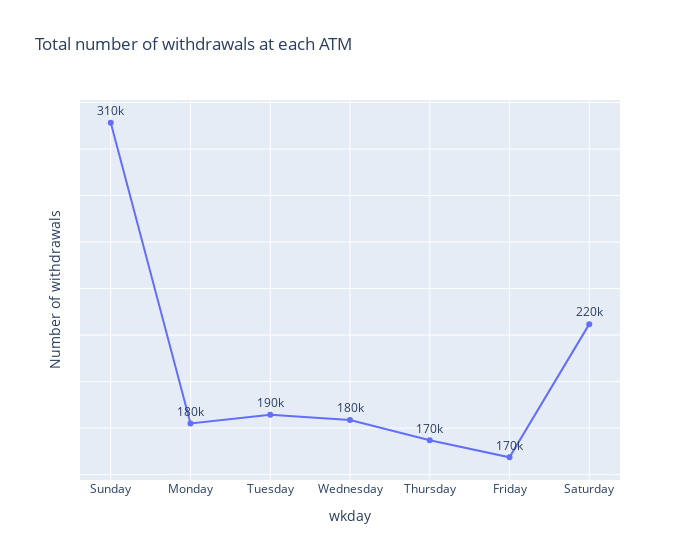
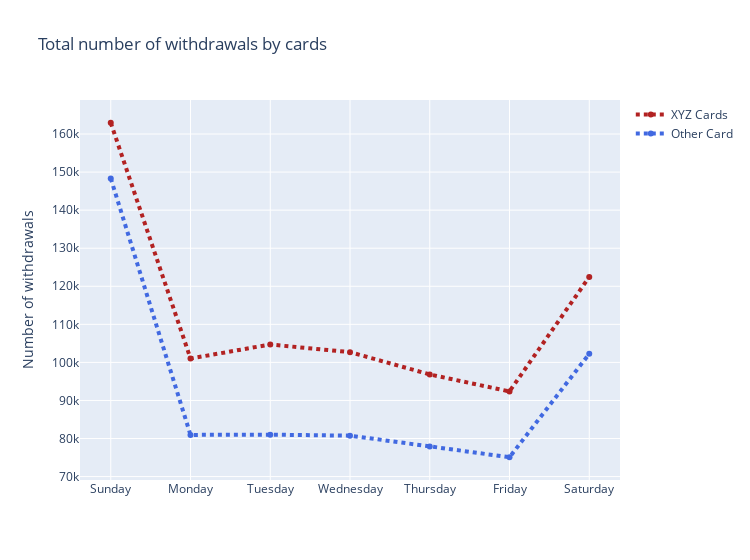
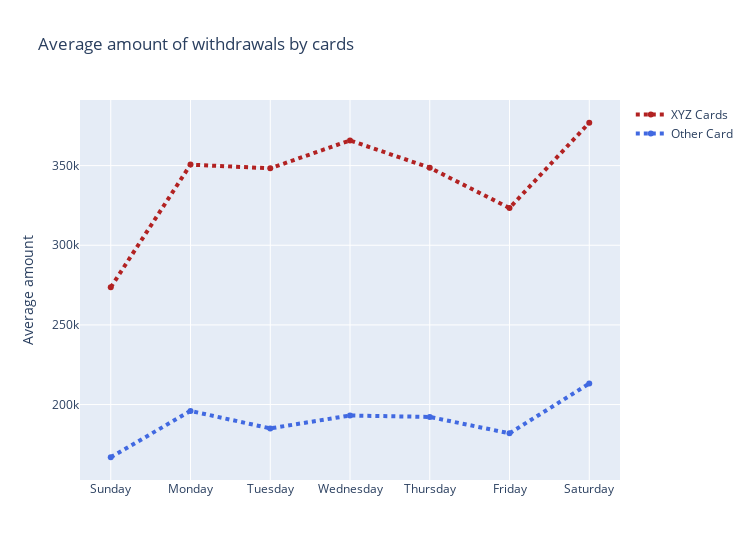

The code cell stored with these charts, in order, in its notebook:
### Code cell
trace = px.line(atms,
                x=atms.index,
                y='no_of_withdrawals', width=700,
                markers=True, text='no_of_withdrawals',
                title= 'Total number of withdrawals at each ATM',
                labels={'atm_name':'', 'no_of_withdrawals':'Number of withdrawals'})

trace.update_yaxes(showticklabels=False)
trace.update_traces(texttemplate='%{text:.2s}', textposition='top center')
trace.show()

fig = go.Figure()

fig.add_trace(go.Scatter(x=atms.index, y=atms.xyz_card_withdrawals, 
                         name='XYZ Cards', line=dict(color='firebrick', width=4, dash='dot')))
fig.add_trace(go.Scatter(x=atms.index, y=atms.other_card_withdrawals,
                         name='Other Card', line=dict(color='royalblue', width=4, dash='dot')))
fig.update_layout(title='Total number of withdrawals by cards',
                  yaxis_title = 'Number of withdrawals',
                  width=750)
fig.show()

fig = go.Figure()

fig.add_trace(go.Scatter(x=atms_amt.index, y=atms_amt.amt_withdrawn_xyz, 
                         name='XYZ Cards', line=dict(color='firebrick', width=4, dash='dot')))
fig.add_trace(go.Scatter(x=atms_amt.index, y=atms_amt.amt_withdrawn_other,
                         name='Other Card', line=dict(color='royalblue', width=4, dash='dot')))
fig.update_layout(title='Average amount of withdrawals by cards',
                  yaxis_title = 'Average amount',
                  width=750)
fig.show()

### Figure 1 — Plotly figure (JSON) as saved in the notebook; plotly's stock layout.template omitted (floating-point values rounded to 4 significant figures)
{"data": [{"hovertemplate": "wkday=%{x}<br>Number of withdrawals=%{text}<extra></extra>", "legendgroup": "", "line": {"color": "#636efa", "dash": "solid"}, "marker": {"symbol": "circle"}, "mode": "markers+text+lines", "name": "", "orientation": "v", "showlegend": false, "text": [311304, 181986, 185715, 183457, 174770, 167463, 224705], "textposition": "top center", "texttemplate": "%{text:.2s}", "type": "scatter", "x": ["Sunday", "Monday", "Tuesday", "Wednesday", "Thursday", "Friday", "Saturday"], "xaxis": "x", "y": [311304, 181986, 185715, 183457, 174770, 167463, 224705], "yaxis": "y"}], "layout": {"legend": {"tracegroupgap": 0}, "title": {"text": "Total number of withdrawals at each ATM"}, "width": 700, "xaxis": {"anchor": "y", "domain": [0, 1], "title": {"text": "wkday"}}, "yaxis": {"anchor": "x", "domain": [0, 1], "showticklabels": false, "title": {"text": "Number of withdrawals"}}}}

### Figure 2 — Plotly figure (JSON) as saved in the notebook; plotly's stock layout.template omitted (floating-point values rounded to 4 significant figures)
{"data": [{"line": {"color": "firebrick", "dash": "dot", "width": 4}, "name": "XYZ Cards", "type": "scatter", "x": ["Sunday", "Monday", "Tuesday", "Wednesday", "Thursday", "Friday", "Saturday"], "y": [162960, 101032, 104697, 102697, 96833, 92382, 122441]}, {"line": {"color": "royalblue", "dash": "dot", "width": 4}, "name": "Other Card", "type": "scatter", "x": ["Sunday", "Monday", "Tuesday", "Wednesday", "Thursday", "Friday", "Saturday"], "y": [148344, 80954, 81018, 80760, 77937, 75081, 102264]}], "layout": {"title": {"text": "Total number of withdrawals by cards"}, "width": 750, "yaxis": {"title": {"text": "Number of withdrawals"}}}}

### Figure 3 — Plotly figure (JSON) as saved in the notebook; plotly's stock layout.template omitted (floating-point values rounded to 4 significant figures)
{"data": [{"line": {"color": "firebrick", "dash": "dot", "width": 4}, "name": "XYZ Cards", "type": "scatter", "x": ["Sunday", "Monday", "Tuesday", "Wednesday", "Thursday", "Friday", "Saturday"], "y": [273600.0, 350600.0, 348300.0, 365800.0, 348700.0, 323400.0, 376900.0]}, {"line": {"color": "royalblue", "dash": "dot", "width": 4}, "name": "Other Card", "type": "scatter", "x": ["Sunday", "Monday", "Tuesday", "Wednesday", "Thursday", "Friday", "Saturday"], "y": [166900.0, 196000.0, 185000.0, 193100.0, 192200.0, 181900.0, 213200.0]}], "layout": {"title": {"text": "Average amount of withdrawals by cards"}, "width": 750, "yaxis": {"title": {"text": "Average amount"}}}}
